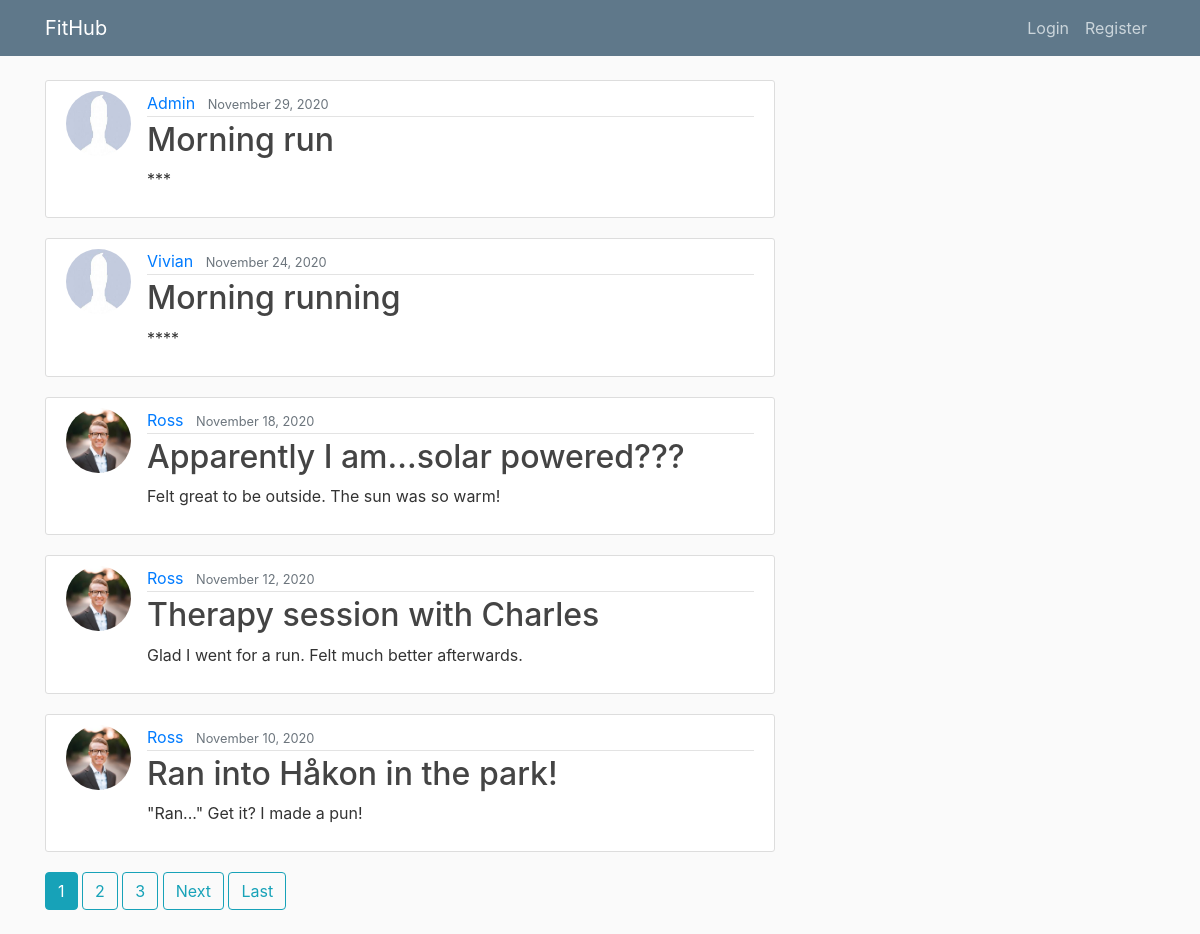
The app's page /, older data.
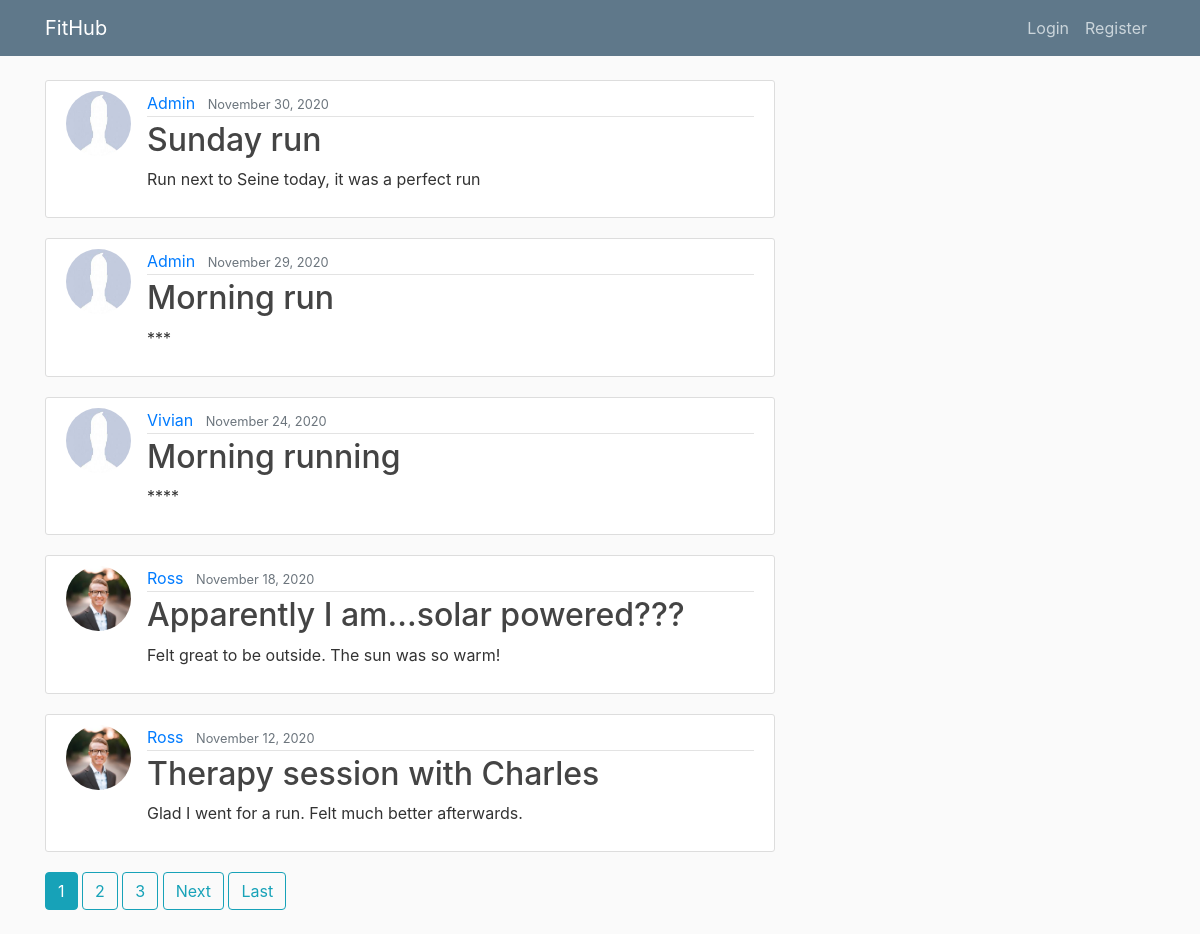
The same page, newer data.
### blog/models.py (models this page shows, shortened)
class Workout(models.Model):
    date = models.DateTimeField(default=timezone.now)
    start_time = models.DateTimeField(default=timezone.now)
    end_time = models.DateTimeField(default=timezone.now)
    title = models.CharField(max_length=75)
    description = models.TextField()
    class SportChoices(models.TextChoices):
        CYCLING = 'Cycling', _('Cycling')
        HIKING = 'Hiking', _('Hiking')
        LIFTING = 'Lifting Weights', _('Lifting Weights')
        RUNNING = 'Running', _('Running')
        SWIMMING = 'Swimming', _('Swimming')
        WALKING = 'Walking', _('Walking')
        YOGA = 'Yoga', _('Yoga')
    sport = models.CharField(
        max_length=15,
        choices=SportChoices.choices,
        default=SportChoices.RUNNING,
        blank=False
    )
    class TypeChoices(models.TextChoices):
        DISTANCE = 'Distance', _('Distance')
        INTERVAL = 'Interval', _('Interval')
        NONE = 'None', _('None')
        RACE = 'Race', _('Race')
        STRESS = 'Stress Relief', _('Stress Relief')
        TYPE_WORKOUT = 'Workout', _('Workout')
    type = models.CharField(
        max_length=15,
        choices=TypeChoices.choices,
        default=TypeChoices.NONE,
        blank=False
    )
    distance = models.DecimalField(max_digits=5, decimal_places=2)
    class MetChoices(models.TextChoices):
        EASY = 'Easy', _('Easy')
        MODERATE = 'Medium', _('Moderate')
        HARD = 'Hard', _('Hard')
    workout_intensity = models.CharField(
        max_length=10,
        choices=MetChoices.choices,
        default=MetChoices.MODERATE,
        blank=False
    )
    athlete = models.ForeignKey(User, on_delete=models.CASCADE)

### users/models.py (models this page shows, shortened)
class Profile(models.Model):
	user = models.OneToOneField(User, on_delete = models.CASCADE)
	image = models.ImageField(default='default.jpg', upload_to='profile_pics')

### blog/views.py (the view)
# urls.py: path("",PostListView.as_view(), name="blog-overview"), ## .as_view converts in actual view
class PostListView(ListView):
    model = Workout  # What model to query to create list
    template_name = 'blog/overview.html'  # <app>/<model>_<viewtype>.html -> thats where it looks for by default
    context_object_name = 'workouts'  # normally it would look after "object list" by default to loop over so we have to rename it
    ordering = ['-date']  # - goes from newest to oldest; without it goes from oldest to newest
    paginate_by = 5

### blog/templates/blog/overview.html (shortened to what this page needs)
{% extends "blog/base.html" %}
	{% block content %}
	    {% for workout in workouts %}
	    	<article class="media content-section">
	    		<img class="rounded-circle article-img" src="{{workout.athlete.profile.image.url}}">
			  <div class="media-body">
			    <div class="article-metadata">
			      <a class="mr-2" href="{% url 'user-posts' workout.athlete.username %}">{{ workout.athlete }}</a>
			      <small class="text-muted">{{ workout.date | date:"F j, Y" }}</small>
			    </div>
			    <h2><a class="article-title" href="{% url 'workout-detail' workout.id%}">{{ workout.title }}</a></h2>
			    <p class="article-content">{{ workout.description }}</p>
			  </div>
			</article>
	    {% endfor %}
	     {% if is_paginated %}
	      {% for num in page_obj.paginator.page_range %}
	        {% if page_obj.number == num %}
	          <a class="btn btn-info mb-4" href="?page={{ num }}">{{ num }}</a>
	        {% elif num > page_obj.number|add:'-3' and num < page_obj.number|add:'3' %}
	          <a class="btn btn-outline-info mb-4" href="?page={{ num }}">{{ num }}</a>
	        {% endif %}
	      {% endfor %}
	      {% if page_obj.has_next %}
	        <a class="btn btn-outline-info mb-4" href="?page={{ page_obj.next_page_number }}">Next</a>
	        <a class="btn btn-outline-info mb-4" href="?page={{ page_obj.paginator.num_pages }}">Last</a>
	      {% endif %}
    	{% endif %}
{% endblock content %}

### blog/templates/blog/base.html (shortened to what this page needs)
{%load static%}
<!DOCTYPE html>
<html>
<head>
    <link rel="stylesheet" href="https://maxcdn.bootstrapcdn.com/bootstrap/4.0.0/css/bootstrap.min.css">
    <link rel="stylesheet" type="text/css" href="{% static 'blog/main.css' %}">
</head>
<body>
	<header class="site-header">
	  <nav class="navbar navbar-expand-md navbar-dark bg-steel fixed-top">
	    <div class="container">
	      <a class="navbar-brand mr-4" href="{% url 'blog-overview' %}">FitHub</a>
	      <div class="collapse navbar-collapse" id="navbarToggle">
	        <div class="navbar-nav">
	        	{% if user.is_authenticated %}
	        		<a class="nav-item nav-link" href="{%url 'post-create'%}">Add Workout</a>
	        		<a class="nav-item nav-link" href="{%url 'profile'%}">Profile</a>
	        		<a class="nav-item nav-link" href="{%url 'logout'%}">Logout</a>
	        	{%else%}
		        	<a class="nav-item nav-link" href="{%url 'login'%}">Login</a>
		       		<a class="nav-item nav-link" href="{%url 'register'%}">Register</a>
	          {%endif%}
	        </div>
	      </div>
	    </div>
	  </nav>
	</header>
	<main role="main" class="container">
	  <div class="row">
	    <div class="col-md-8">
	      {% block content %}{% endblock %}
	    </div>
	  </div>
	</main>
</body>
</html>

### blog/static/blog/main.css (style rules this page uses)
body { background: #fafafa; color: #333333; margin-top: 5rem; }
h1, h2, h3, h4, h5, h6 { color: #444444; }
.bg-steel { background-color: #5f788a; }
.site-header .navbar-nav .nav-link { color: #cbd5db; }
.content-section { background: #ffffff; padding: 10px 20px; border: 1px solid #dddddd; border-radius: 3px; margin-bottom: 20px; }
.article-title { color: #444444; }
.article-content { white-space: pre-line; }
.article-img { height: 65px; width: 65px; margin-right: 16px; }
.article-metadata { padding-bottom: 1px; margin-bottom: 4px; border-bottom: 1px solid #e3e3e3 }

Row changes from the older to the newer data that the page shows:
no longer on this page (row unchanged): Workout: athlete.profile.image (picture), athlete "Ross", date "November 10, 2020", title "Ran into Håkon in the park!", description "\"Ran...\" Get it? I made a pun!"
added Workout: athlete.profile.image (placeholder picture), athlete "Admin", date "November 30, 2020", title "Sunday run", description "Run next to Seine today, it was a perfect run"
